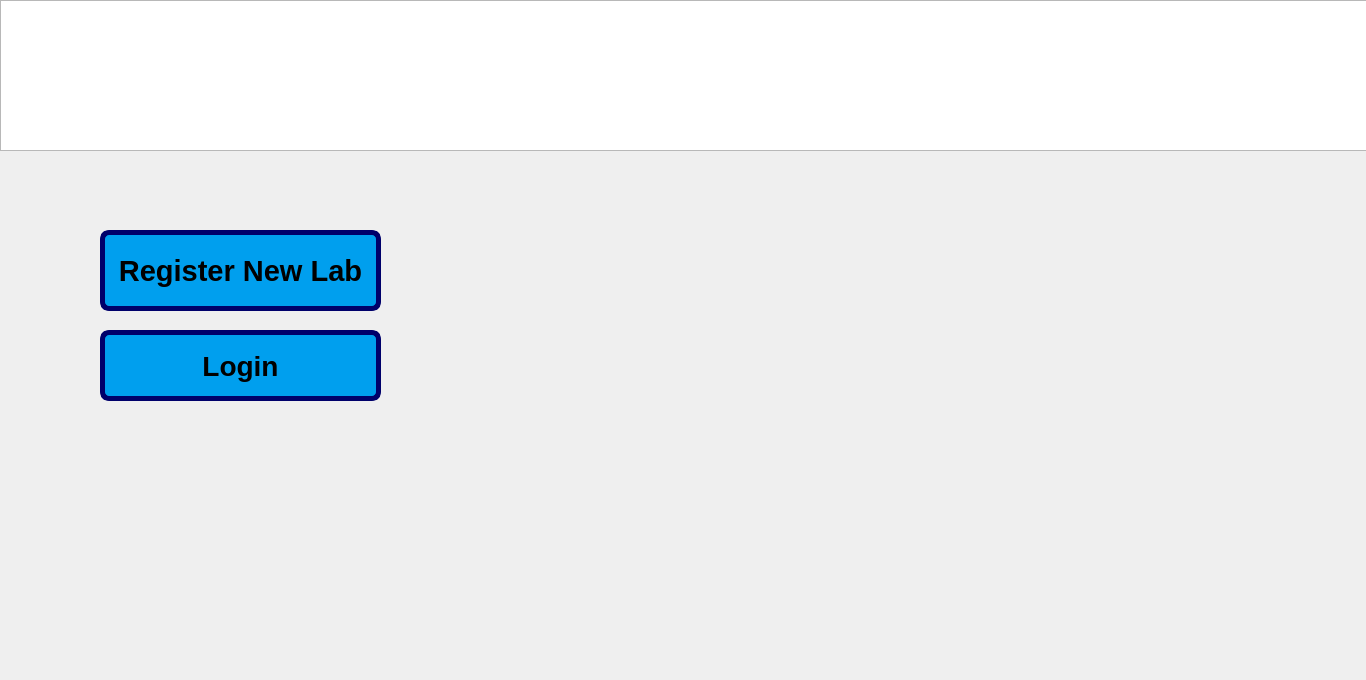
<?xml version="1.0" encoding="UTF-8"?>
<ui version="4.0">
 <class>MainWindow</class>
 <widget class="QMainWindow" name="MainWindow">
  <property name="geometry">
   <rect>
    <x>0</x>
    <y>0</y>
    <width>1366</width>
    <height>680</height>
   </rect>
  </property>
  <property name="sizePolicy">
   <sizepolicy hsizetype="Preferred" vsizetype="Preferred">
    <horstretch>0</horstretch>
    <verstretch>0</verstretch>
   </sizepolicy>
  </property>
  <property name="minimumSize">
   <size>
    <width>1366</width>
    <height>680</height>
   </size>
  </property>
  <property name="windowTitle">
   <string>MainWindow</string>
  </property>
  <property name="layoutDirection">
   <enum>Qt::RightToLeft</enum>
  </property>
  <property name="autoFillBackground">
   <bool>false</bool>
  </property>
  <property name="styleSheet">
   <string notr="true"/>
  </property>
  <widget class="QWidget" name="centralWidget">
   <property name="minimumSize">
    <size>
     <width>800</width>
     <height>285</height>
    </size>
   </property>
   <property name="styleSheet">
    <string notr="true">#centralWidget{background-image: url(:/new/prefix1/Banner 2.jpg);}
QTextBrowser{background-color: rgb(255, 255, 255);}

QPushButton:hover{   background-color: rgb(255, 85, 0);}
QPushButton{
border: 5px solid  rgb(0, 0, 106);
    border-radius: 9px;
    margin-top: 0.5em;
background-color: rgb(0, 159, 238);
}
    
</string>
   </property>
   <widget class="QPushButton" name="pushButton">
    <property name="geometry">
     <rect>
      <x>100</x>
      <y>230</y>
      <width>281</width>
      <height>81</height>
     </rect>
    </property>
    <property name="font">
     <font>
      <pointsize>22</pointsize>
      <weight>75</weight>
      <bold>true</bold>
     </font>
    </property>
    <property name="styleSheet">
     <string notr="true"/>
    </property>
    <property name="text">
     <string>Register New Lab</string>
    </property>
   </widget>
   <widget class="QPushButton" name="pushButton_2">
    <property name="geometry">
     <rect>
      <x>100</x>
      <y>330</y>
      <width>281</width>
      <height>71</height>
     </rect>
    </property>
    <property name="font">
     <font>
      <pointsize>21</pointsize>
      <weight>75</weight>
      <bold>true</bold>
     </font>
    </property>
    <property name="styleSheet">
     <string notr="true">QPushButton:hover{    background-color: rgb(255, 85, 0);}</string>
    </property>
    <property name="text">
     <string>Login</string>
    </property>
   </widget>
   <widget class="QGraphicsView" name="graphicsView">
    <property name="geometry">
     <rect>
      <x>0</x>
      <y>0</y>
      <width>1371</width>
      <height>151</height>
     </rect>
    </property>
    <property name="styleSheet">
     <string notr="true">background-image: url(:/new/prefix1/download.jpg);</string>
    </property>
   </widget>
  </widget>
 </widget>
 <layoutdefault spacing="6" margin="11"/>
 <resources/>
 <connections/>
</ui>
